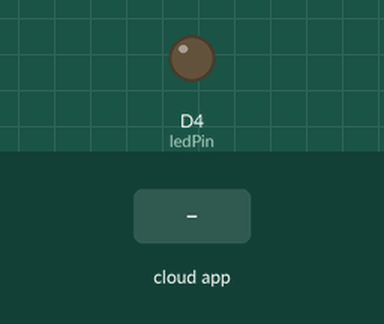
Simulated run of this sketch. Board: ESP8266 (NodeMCU). On the bench: output pins drawn as LEDs (lit = HIGH). Inputs (shaded band) come from the test bench. WiFi joins after 1.5 s; servers stay silent unless stated; no MQTT or app messages arrive unless stated; what the sketch prints to the serial monitor is not drawn.

Above: at 2.7 s.
2.8 s: app: grupo2.led=ON
At 3.6 s:
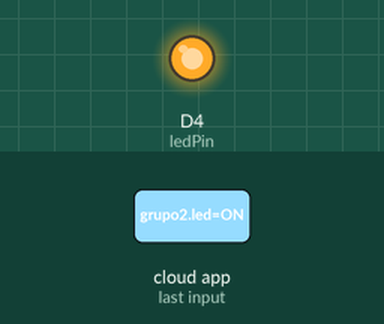
4.3 s: app: grupo2.led=OFF
At 5.1 s:
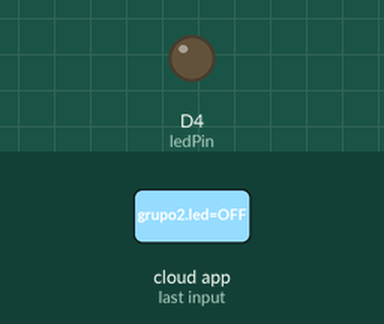
Timing chart, 0 to 7.3 s (numbered marks = the images above; inputs shaded):
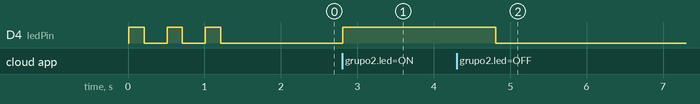

Measured:
- after the input at 2.8 s, D4 (ledPin): LOW → HIGH at once
- after the input at 4.3 s, D4 (ledPin): HIGH → LOW after 0.51 s

The sketch:

Adafruit_MQTT_Led_Ultra.ino
```cpp
#include <ESP8266WiFi.h>
#include "Adafruit_MQTT.h"
#include "Adafruit_MQTT_Client.h"

//#define WLAN_SSID "INFINITUM4381_2.4"
//#define WLAN_PASS ""

#define WLAN_SSID       "Taller"
#define WLAN_PASS       "1qaz2wsx0"

/************************* Adafruit.io Setup *********************************/

#define AIO_SERVER      "io.adafruit.com"
#define AIO_SERVERPORT  1883                   // use 8883 for SSL
#define AIO_USERNAME    "davidtoro"
#define AIO_KEY         "e2acfb98dc23466593e82d07a0866cac"
#define AIO_GROUP       "grupo2."

/************ Global State  ******************/

// Create an ESP8266 WiFiClient class to connect to the MQTT server.
WiFiClient client;
// or... use WiFiFlientSecure for SSL
//WiFiClientSecure client;

// Setup the MQTT client class by passing in the WiFi client and MQTT server and login details.
Adafruit_MQTT_Client mqtt(&client, AIO_SERVER, AIO_SERVERPORT, AIO_USERNAME, AIO_KEY);

/****************************** Feeds ***************************************/

// Setup a feed called 'potValue' for publishing.
// Notice MQTT paths for AIO follow the form: <username>/feeds/<feedname>
Adafruit_MQTT_Publish distValue = Adafruit_MQTT_Publish(&mqtt, AIO_USERNAME "/feeds/"AIO_GROUP"distvalue");

// Setup a feed called 'ledBrightness' for subscribing to changes.
Adafruit_MQTT_Subscribe ledBrightness = Adafruit_MQTT_Subscribe(&mqtt, AIO_USERNAME "/feeds/"AIO_GROUP"led");

/*************************** Sketch Code ************************************/

// Bug workaround for Arduino 1.6.6, it seems to need a function declaration
// for some reason (only affects ESP8266, likely an arduino-builder bug).
void MQTT_connect();

uint8_t ledPin = D4;

uint16_t potAdcValue = 0;
uint16_t distVarValue = 0;

uint16_t ledBrightValue = 0;
uint16_t contador=0;
long tiempoUltimaLectura=0;

const int Trigger = D2;   //Pin digital 2 para el Trigger del sensor
const int Echo = D1;   //Pin digital 3 para el Echo del sensor


void setup() {
  Serial.begin(115200);
  delay(10);
  pinMode(Trigger, OUTPUT); //pin como salida
  pinMode(Echo, INPUT);  //pin como entrada
  digitalWrite(Trigger, LOW);//Inicializamos el pin con 0


  pinMode(ledPin,OUTPUT);
  digitalWrite(ledPin,HIGH);

  Serial.println(F("Adafruit MQTT demo"));

  // Connect to WiFi access point.
  Serial.println(); Serial.println();
  Serial.print("Connecting to ");
  Serial.println(WLAN_SSID);
  WiFi.begin(WLAN_SSID, WLAN_PASS);
  while (WiFi.status() != WL_CONNECTED) {
    digitalWrite(ledPin,HIGH);
    delay(200);
    Serial.print(".");
    digitalWrite(ledPin,LOW);
    delay(300);
  }
  Serial.println();

  Serial.println("WiFi connected");
  Serial.println("IP address: ");
  Serial.println(WiFi.localIP());

  // Setup MQTT subscription for ledBrightness feed.
  // Setup MQTT subscription for ledBrightness feed.
  mqtt.subscribe(&ledBrightness);

  }

void loop() {
  // Ensure the connection to the MQTT server is alive (this will make the first
  // connection and automatically reconnect when disconnected).  See the MQTT_connect
  // function definition further below.
  MQTT_connect();

  // this is our 'wait for incoming subscription packets' busy subloop
  // try to spend your time here

  Adafruit_MQTT_Subscribe *subscription;
  while ((subscription = mqtt.readSubscription(200))) {
    //if (subscription == &ledBrightness) {
      Serial.print(F("Got LED Brightness : "));
      ledBrightValue = atoi((char *)ledBrightness.lastread);
      Serial.println((char *)ledBrightness.lastread);
      //analogWrite(ledPin, ledBrightValue);
      if (strcmp((char *)ledBrightness.lastread, "ON") == 0) {
        digitalWrite(ledPin, HIGH);
        Serial.println("ON");
        Serial.println(strcmp((char *)ledBrightness.lastread, "ON"));
        delay(2000);
      }else
      if (strcmp((char *)ledBrightness.lastread, "OFF") == 0) {
        digitalWrite(ledPin, LOW);
        Serial.println("OFF");
        Serial.println(strcmp((char *)ledBrightness.lastread, "OFF"));
        delay(2000);
      }

    //}
  }

  // Now we can publish stuff!


    //Serial.println(millis()-tiempoUltimaLectura);
    if(millis()-tiempoUltimaLectura>30000){
        distVarValue=distancia();

        if (! distValue.publish(distVarValue)) {
          Serial.println(F("Failed Distancia"));
        } else {
          Serial.println(F("OK! Distancia"));
          Serial.print("distVarValue:");
          Serial.println(distVarValue);
        }
       tiempoUltimaLectura=millis();
    }


  // ping the server to keep the mqtt connection alive
  // NOT required if you are publishing once every KEEPALIVE seconds
  /*
  if(! mqtt.ping()) {
    mqtt.disconnect();
  }
  */
  delay(100);
}

// Function to connect and reconnect as necessary to the MQTT server.
// Should be called in the loop function and it will take care if connecting.
void MQTT_connect() {
  int8_t ret;

  // Stop if already connected.
  if (mqtt.connected()) {
    return;
  }

  Serial.print("Connecting to MQTT... ");

  uint8_t retries = 3;
  while ((ret = mqtt.connect()) != 0) { // connect will return 0 for connected
       Serial.println(mqtt.connectErrorString(ret));
       Serial.println("Retrying MQTT connection in 5 seconds...");
       mqtt.disconnect();
       delay(5000);  // wait 5 seconds
       retries--;
       if (retries == 0) {
         // basically die and wait for WDT to reset me
         while (1);
       }
  }
  Serial.println("MQTT Connected!");
}

long distancia(){
  long t; //timepo que demora en llegar el eco
  long d; //distancia en centimetros

  digitalWrite(Trigger, HIGH);
  delayMicroseconds(10);          //Enviamos un pulso de 10us
  digitalWrite(Trigger, LOW);
  t = pulseIn(Echo, HIGH); //obtenemos el ancho del pulso
  d = t/59;             //escalamos el tiempo a una distancia en cm
  return d;
}
```
